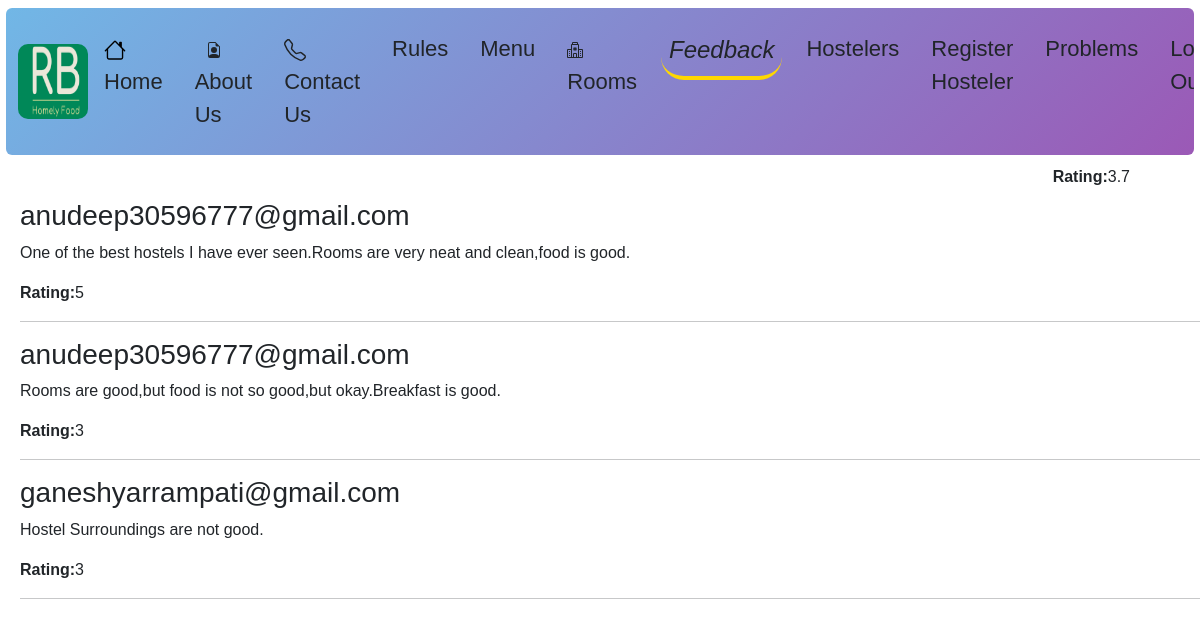
The app's page /feedback (signed in) with its own data.
### Login/models.py (models this page shows)
class Feedback(m.Model):
    email=m.CharField(max_length=40)
    description=m.CharField(max_length=200)
    rating=m.IntegerField()

### Login/views.py (the view)
# urls.py: path("feedback",lv.feedback,name="feedback"),
@login_required
def feedback(request):
    f=lm.Feedback.objects.all()
    r=0
    if len(f)!=0:
        for i in f:
            r+=i.rating
        r=round(r/len(f),1)
    return render(request,"feedback.html",{"fb":f,"rating":r})

### Login/templates/feedback.html (shortened to what this page needs)
{% extends 'navbar.html' %}
{% block home %}
<div style="display:flex;justify-content: end;margin:10px;">
    <div style="margin-right:60px;"><b>Rating:</b>{{rating}}</div>
</div>
    <div style="margin-top:5px;margin-left: 20px;">
        {% for i in fb %}
        <div>
            <h3>{{i.email}}</h3>
            <p>{{i.description}}</p>
            <p><b>Rating:</b>{{i.rating}}</p>
            <hr>
        </div>
        {% endfor %}
    </div>
{% endblock %}

### records on screen
Feedback: email "anudeep30596777@gmail.com", description "One of the best hostels I have ever seen.Rooms are very neat and clean,food is good.", rating "5"
Feedback: email "anudeep30596777@gmail.com", description "Rooms are good,but food is not so good,but okay.Breakfast is good.", rating "3"
Feedback: email "ganeshyarrampati@gmail.com", description "Hostel Surroundings are not good.", rating "3"

### other values on screen
{{ rating }} "3.7"
